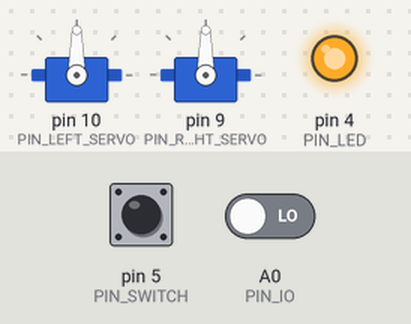
The sketch below on a simulated Arduino Uno, built with avr-gcc and run on an emulated ATmega328P. Parts: 2 × servo, output pins drawn as LEDs (lit = HIGH). The test bench sets the inputs (shaded band); at power-on: pin 5 (PIN_SWITCH) HIGH, A0 (PIN_IO) LOW.

Above: at 1.2 s.
1.3 s: pin 5 (PIN_SWITCH) pulled LOW for 0.15 s
At 1.37 s:
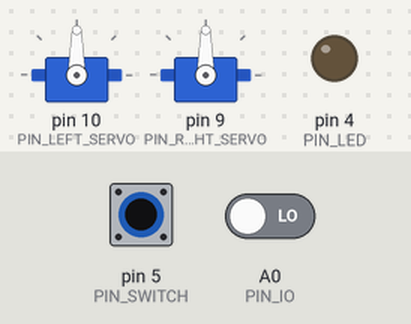
2.9 s: pin 5 (PIN_SWITCH) pulled LOW for 3.2 s
At 6.5 s:
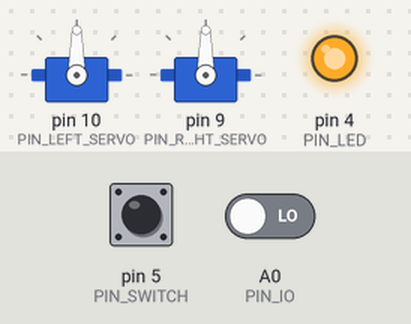
7.6 s: pin 5 (PIN_SWITCH) driven LOW and A0 (PIN_IO) driven HIGH
At 8.8 s:
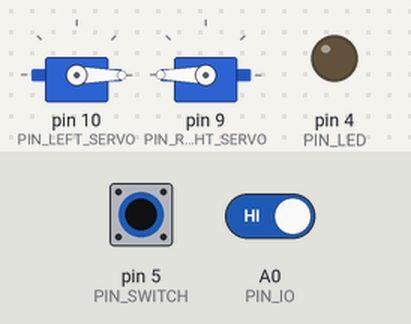
9.1 s: pin 5 (PIN_SWITCH) driven HIGH
At 10.0 s:
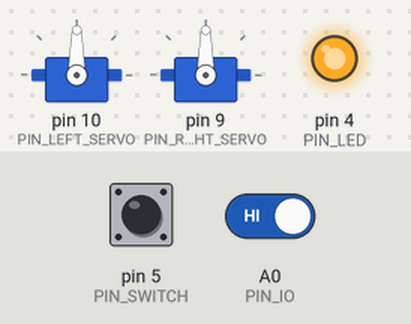
Timing chart, 0 to 11.6 s (numbered marks = the images above; inputs shaded):
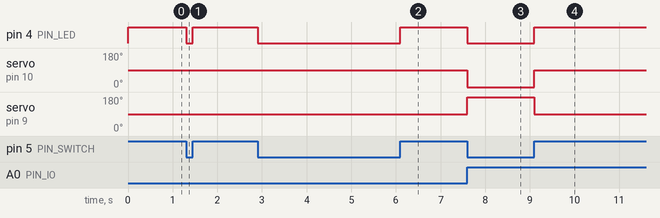

The sketch:

hwthoncar.ino
```cpp
#include <Servo.h>

const int PIN_IO = A0;

const int PIN_LEFT_SERVO = 10;
const int PIN_RIGHT_SERVO = 9;
const int PIN_LED = 4;
const int PIN_LED_IO = 13;
const int PIN_SWITCH = 5;


Servo left_servo;
Servo right_servo;
const int STOP = 90;
const int FULL_LEFT = 0;
const int FULL_RIGHT = 180;


void setup() {
    left_servo.attach(PIN_LEFT_SERVO);
    right_servo.attach(PIN_RIGHT_SERVO);

    pinMode(PIN_IO, INPUT);
    pinMode(PIN_LED, OUTPUT);
    pinMode(PIN_SWITCH, INPUT_PULLUP);

    Serial.begin(115200);
}


void loop() {

    int switch_state = digitalRead(PIN_SWITCH);
    int io_state = digitalRead(PIN_IO);

    digitalWrite(PIN_LED, switch_state);
    digitalWrite(PIN_LED_IO, io_state);

    if (switch_state || !io_state) {
        left_servo.write(STOP);
        right_servo.write(STOP);

    } else {
         left_servo.write(FULL_LEFT);
         right_servo.write(FULL_RIGHT);
    }
}
```

Measured:
- after the input at 1.3 s, pin 4 (PIN_LED): HIGH → LOW at once, → HIGH 0.15 s later
- after the input at 2.9 s, pin 4 (PIN_LED): HIGH → LOW at once, → HIGH 3.2 s later
- after the input at 7.6 s, pin 4 (PIN_LED): HIGH → LOW at once; servo on pin 10 (PIN_LEFT_SERVO): 90° → 0° at once; servo on pin 9 (PIN_RIGHT_SERVO): 90° → 180° at once
- after the input at 9.1 s, pin 4 (PIN_LED): LOW → HIGH at once; servo on pin 10 (PIN_LEFT_SERVO): 0° → 90° at once; servo on pin 9 (PIN_RIGHT_SERVO): 180° → 90° at once
